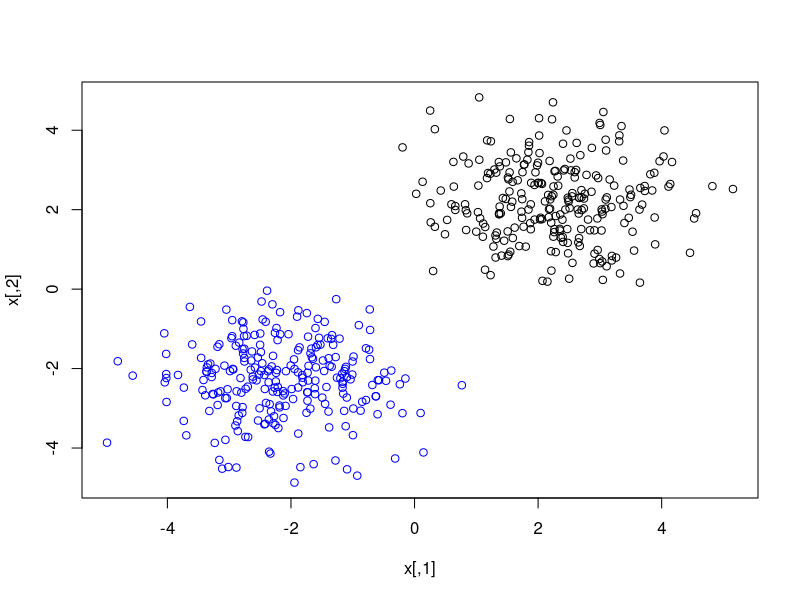
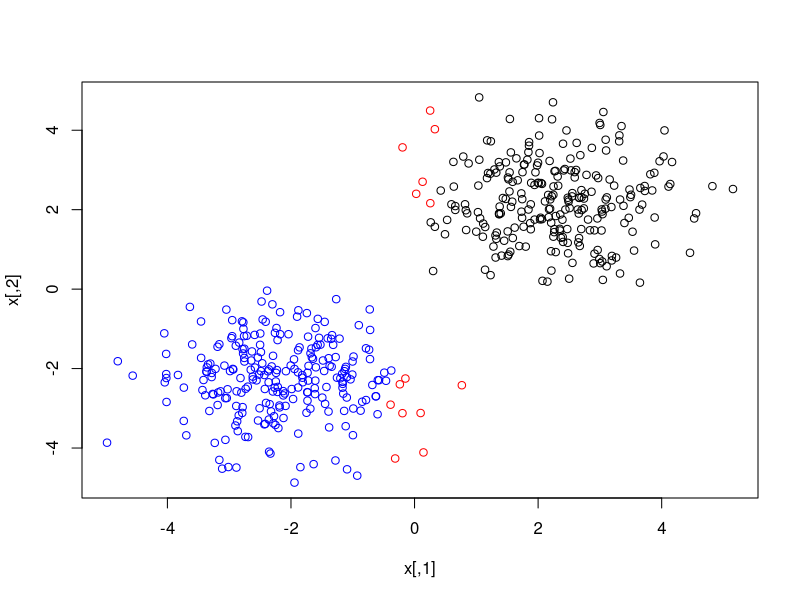

Write the R code that produced these figures, in order.
## ---- chunk 1
# R

y <- 5
y_hat <- 2

paste0("MSE: ", mean((y - y_hat)^2), 
       "; RMSE: ", mean((y - y_hat)^2)^0.5)
## ---- chunk 2
# R

n <- 1000
x <- matrix(c(rnorm(n), rnorm(n, mean = 1), rnorm(n, sd = 3)),
            nrow = n)
y <- x[ , 1]*0.5 + x[ , 2]*0.25 + x[ , 3]*3
## ---- chunk 3
# R

bens_lm <- function(x, y) {
  solve((t(x) %*% x)) %*% (t(x) %*% y) 
}
bens_lm(x, y)
## ---- chunk 4
# R

lm(y ~ x)
## ---- chunk 5
# R

# Sigmoid function is useful, this assumes x is a matrix
sigm <- function(x, beta) {
  1/(1 + exp(-apply(x, 1, function(.x) .x %*% beta)))
}

# First, create some data!
n <- 10000
p <- 4
x <- cbind(rep(1, n), replicate(p - 1, rnorm(n)))
true_beta <- rpois(p, 2.5)
y <- rbinom(n, 1, sigm(x, true_beta))

# Now we can begin our search, need to initalize beta, determine number of iterations of gradient
# descent, and choose a learning rate, these are by no means optimal choices.
beta_hat <- rnorm(p, 0, 10)
starting_beta_hat <- beta_hat
n_iters <- 1000
lr <- 1e-3

for (iter in 1:n_iters) {
  # Get predictions using the current weights
  y_hat <- sigm(x, beta_hat)
  
  # Get the gradient
  grad <- c(t(x) %*% (y - y_hat))
  
  # And update the parameters
  beta_hat <- beta_hat + lr*grad
}

# And let's look at how well we did.
rbind(true_beta = true_beta,
      beta_hat = beta_hat,
      starting_beta_hat = starting_beta_hat)
## ---- chunk 6
sgd_beta_hat <- starting_beta_hat
n_epochs <- 100
lr <- 1e-2

for (epoch in 1:n_epochs) {
  # Split thed data into batches
  batches <- split(sample.int(n), seq(1, n, 4))
  
  # Update for each batch
  for (batch in batches) {
    # Get predictions using the current weights
    y_hat <- sigm(x[batch, ], sgd_beta_hat)
    
    # Get the gradient
    grad <- c(t(x[batch, ]) %*% (y[batch] - y_hat))
    
    # And update the parameters
    sgd_beta_hat <- sgd_beta_hat + lr*grad
  }
}

# And let's look at how well we did.
rbind(true_beta = true_beta,
      beta_hat = beta_hat,
      sgd_beta_hat  = sgd_beta_hat,
      starting_beta_hat = starting_beta_hat)
## ---- chunk 7
# Generate some data
n <- 500
x <- rbind(cbind(rnorm(n/2, mean = 2.25), rnorm(n/2, mean = 2.25)),
           cbind(rnorm(n/2, mean = -2.25), rnorm(n/2, mean = -2.25)))
y <- ifelse(x[ , 1] + x[ , 2] > 0, -1, 1)

plot(x, col = ifelse(y > 0, "blue", "black"))
## ---- chunk 8
# Define a simple function that can update weights beta
# given a _vector_ x and a length 1 label y.
# So each call to perceptron will run one step of the algorithm by looking at
# one data point.
perceptron <- function(x, y, beta, lr = 1) {
  # Get the prediction
  y_hat <- sign(t(beta) %*% x)[1]
  # Update the betas if incorrect
  beta <- beta + (y != y_hat)*lr*(y*x)
  # Return
  beta
}

accuracy <- function(x, y, beta) {
  y_hat <- apply(x, 1, function(.x) sign(t(beta) %*% .x))
  mean(y == y_hat)
}
## ---- chunk 9
# Initialize some very wrong weights.
beta <- c(1000, 1000)

# Should be 0.
print(paste0("Initial Accuracy: ", accuracy(x, y, beta)))

# Iterate over the data
n_epochs <- 100
for (epoch in 1:n_epochs) {
  # Shuffle data
  shuffle <- sample(1:nrow(x))
  x <- x[shuffle, ]
  y <- y[shuffle]
  
  # Update, one observation at a time
  # Note that I'm letting the learning rate step down so that it can
  # initially take very large steps, then smaller and smaller steps.
  # I'm not actually sure if this helps..anything.
  for (row in nrow(x)) {
    beta <- perceptron(x[row, ], y[row], beta, lr = n_epochs/epoch)
  }
  
  # Progress report
  if (epoch %% 25 == 0)
    print(paste0("Epoch: ", epoch, "; Accuracy: ", accuracy(x, y, beta)))
}
## ---- chunk 10
y_hat <- apply(x, 1, function(.x) sign(t(beta) %*% .x))
plot(x, col = ifelse(y != y_hat, "red", ifelse(y > 0, "blue", "black")))
